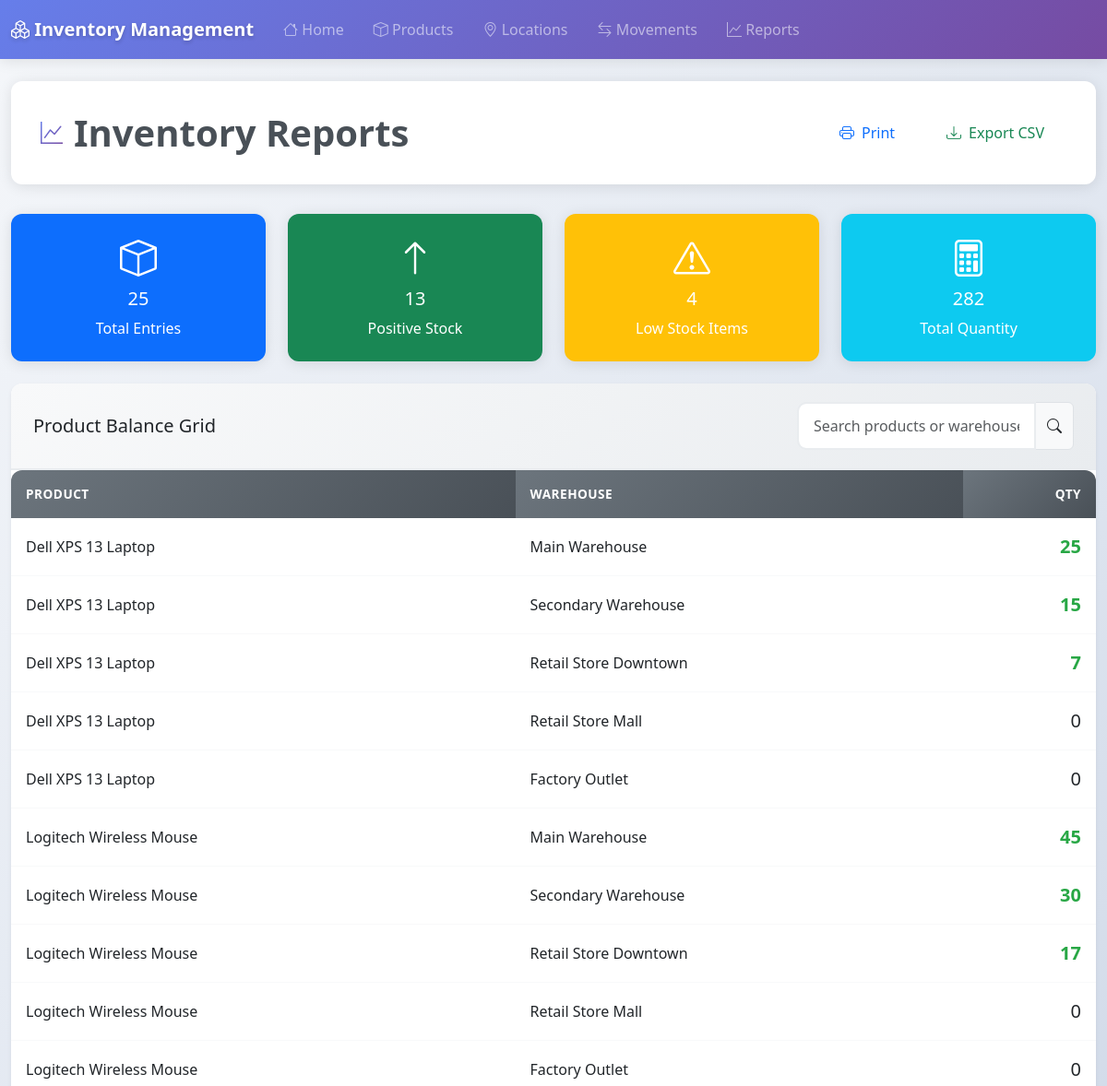
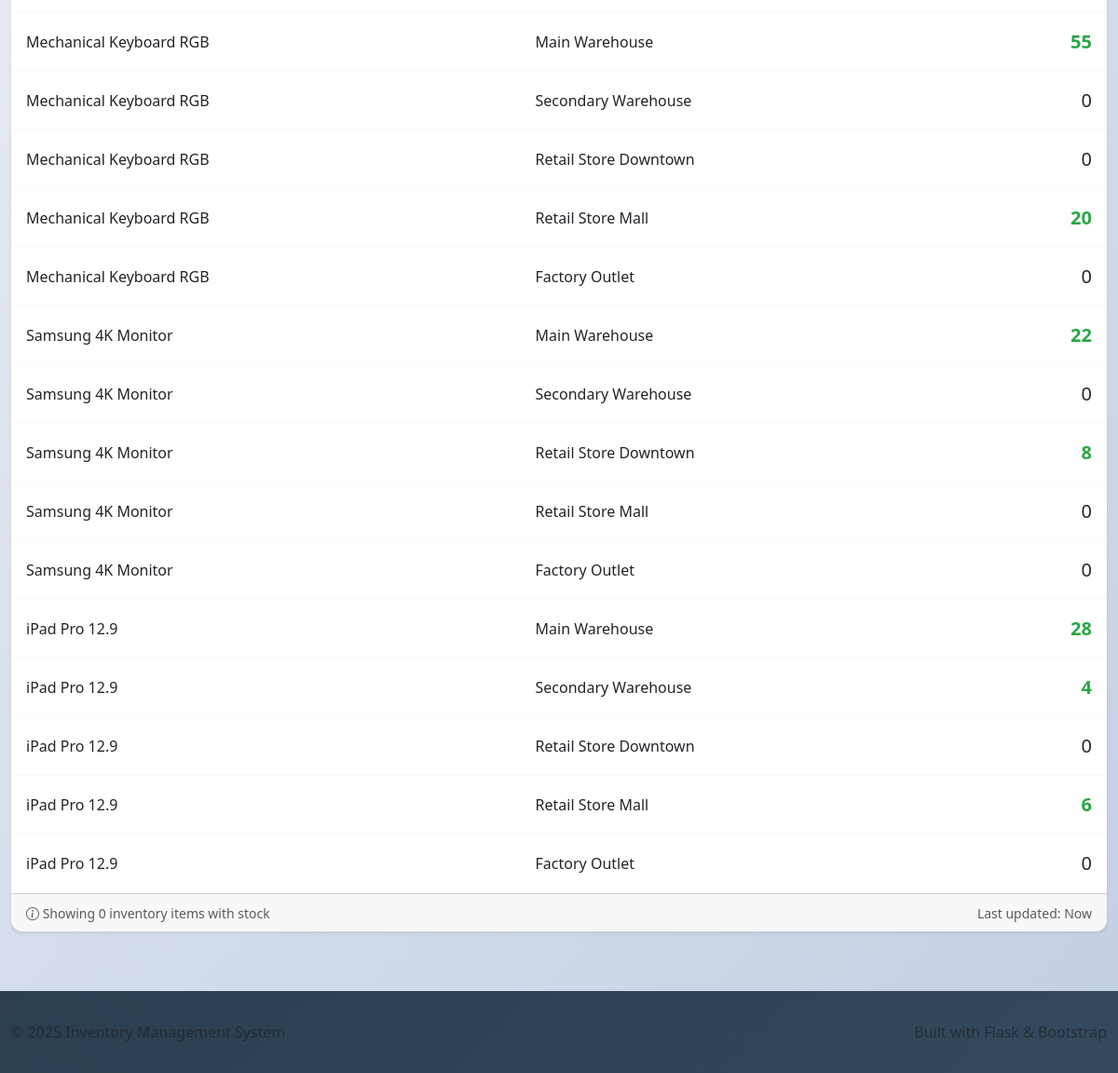
Page /reports on the committed database (2 pictures, top to bottom).
### models.py (models this page shows, shortened)
class Product(db.Model):
    __tablename__ = 'products'
    product_id = db.Column(db.String(50), primary_key=True)
    name = db.Column(db.String(100), nullable=False)
    description = db.Column(db.Text)
    total_qty = db.Column(db.Integer, nullable=False, default=0)
    movements = db.relationship('ProductMovement', backref='product', lazy=True)
    def get_balance_at_location(self, location_id):
        incoming = db.session.query(db.func.sum(ProductMovement.qty)).filter(
            ProductMovement.product_id == self.product_id,
            ProductMovement.to_location == location_id
        ).scalar() or 0
        outgoing = db.session.query(db.func.sum(ProductMovement.qty)).filter(
            ProductMovement.product_id == self.product_id,
            ProductMovement.from_location == location_id
        ).scalar() or 0
        return incoming - outgoing

class Location(db.Model):
    __tablename__ = 'locations'
    location_id = db.Column(db.String(50), primary_key=True)
    name = db.Column(db.String(100), nullable=False)
    address = db.Column(db.String(200))
    movements_from = db.relationship('ProductMovement', foreign_keys='ProductMovement.from_location', backref='from_loc', lazy=True)
    movements_to = db.relationship('ProductMovement', foreign_keys='ProductMovement.to_location', backref='to_loc', lazy=True)

### routes.py (the view)
@main.route('/reports')
def reports():
    products = Product.query.all()
    locations = Location.query.all()
    grid_data = []
    for product in products:
        for location in locations:
            balance = product.get_balance_at_location(location.location_id)
            grid_data.append({
                'Product': product.name,
                'Warehouse': location.name,
                'Qty': balance,
                'product_id': product.product_id,
                'location_id': location.location_id
            })
    total_quantity = sum(item['Qty'] for item in grid_data)
    positive_items = len([item for item in grid_data if item['Qty'] > 0])
    low_stock_items = len([item for item in grid_data if 0 < item['Qty'] <= 10])
    return render_template('reports.html',
                         grid_data=grid_data,
                         total_quantity=total_quantity,
                         positive_items=positive_items,
                         low_stock_items=low_stock_items)

### templates/reports.html (shortened to what this page needs)
{% extends "base.html" %}
{% block content %}
<div class="page-header">
    <h1 class="page-title">
        <i class="bi bi-graph-up"></i>
        Inventory Reports
    </h1>
    <div class="d-flex gap-2">
        <button type="button" class="btn btn-outline-primary" onclick="printReport()">
            <i class="bi bi-printer me-2"></i>Print
        </button>
        <button type="button" class="btn btn-outline-success" onclick="exportReport()">
            <i class="bi bi-download me-2"></i>Export CSV
        </button>
    </div>
</div>
<div class="row mb-4">
    <div class="col-md-3">
        <div class="card border-0 bg-primary text-white">
            <div class="card-body text-center">
                <div class="display-6 mb-2">
                    <i class="bi bi-box"></i>
                </div>
                <h5>{{ grid_data|length }}</h5>
                <p class="mb-0">Total Entries</p>
            </div>
        </div>
    </div>
    <div class="col-md-3">
        <div class="card border-0 bg-success text-white">
            <div class="card-body text-center">
                <div class="display-6 mb-2">
                    <i class="bi bi-arrow-up"></i>
                </div>
                <h5>{{ positive_items }}</h5>
                <p class="mb-0">Positive Stock</p>
            </div>
        </div>
    </div>
    <div class="col-md-3">
        <div class="card border-0 bg-warning text-white">
            <div class="card-body text-center">
                <div class="display-6 mb-2">
                    <i class="bi bi-exclamation-triangle"></i>
                </div>
                <h5>{{ low_stock_items }}</h5>
                <p class="mb-0">Low Stock Items</p>
            </div>
        </div>
    </div>
    <div class="col-md-3">
        <div class="card border-0 bg-info text-white">
            <div class="card-body text-center">
                <div class="display-6 mb-2">
                    <i class="bi bi-calculator"></i>
                </div>
                <h5>{{ total_quantity }}</h5>
                <p class="mb-0">Total Quantity</p>
            </div>
        </div>
    </div>
</div>
{% if grid_data %}
<div class="card border-0 shadow-sm">
    <div class="card-header d-flex justify-content-between align-items-center">
        <h5 class="mb-0">Product Balance Grid</h5>
        <div class="input-group" style="width: 300px;">
            <input type="text" class="form-control" id="searchFilter" placeholder="Search products or warehouses...">
            <span class="input-group-text">
                <i class="bi bi-search"></i>
            </span>
        </div>
    </div>
    <div class="card-body p-0">
        <div class="table-responsive">
            <table class="table table-hover mb-0" id="balanceGrid">
                <thead>
                    <tr>
                        <th>Product</th>
                        <th>Warehouse</th>
                        <th class="text-end">Qty</th>
                    </tr>
                </thead>
                <tbody>
                    {% for item in grid_data %}
                    <tr>
                        <td>{{ item.Product }}</td>
                        <td>{{ item.Warehouse }}</td>
                        <td class="text-end">
                            <span class="fs-5 {% if item.Qty > 0 %}quantity-positive{% elif item.Qty < 0 %}quantity-negative{% else %}quantity-zero{% endif %}">
                                {{ item.Qty }}
                            </span>
                        </td>
                    </tr>
                    {% endfor %}
                </tbody>
            </table>
        </div>
    </div>
    <div class="card-footer text-muted">
        <div class="row">
            <div class="col-md-6">
                <small><i class="bi bi-info-circle"></i> Showing {{ inventory_data|length }} inventory items with stock</small>
            </div>
            <div class="col-md-6 text-end">
                <small>Last updated: {{ moment().format('MMMM Do YYYY, h:mm:ss a') if moment is defined else 'Now' }}</small>
            </div>
        </div>
    </div>
</div>
{% endif %}
{% endblock %}

### templates/base.html (style rules this page uses)
:root { --primary-gradient: linear-gradient(135deg, #667eea 0%, #764ba2 100%); --success-gradient: linear-gradient(135deg, #11998e 0%, #38ef7d 100%); --warning-gradient: linear-gradient(135deg, #f093fb 0%, #f5576c 100%); --info-gradient: linear-gradient(135deg, #4facfe 0%, #00f2fe 100%); --shadow-soft: 0 2px 15px rgba(0,0,0,0.1); --shadow-hover: 0 5px 25px rgba(0,0,0,0.15); --border-radius: 12px; }
body { font-family: 'Segoe UI', Tahoma, Geneva, Verdana, sans-serif; background: linear-gradient(135deg, #f5f7fa 0%, #c3cfe2 100%); min-height: 100vh; }
.card { border: none; border-radius: var(--border-radius); box-shadow: var(--shadow-soft); transition: all 0.3s ease; background: white; }
.card-header { background: linear-gradient(135deg, #f8f9fa 0%, #e9ecef 100%); font-weight: 600; border-radius: var(--border-radius) var(--border-radius) 0 0 !important; padding: 1.25rem 1.5rem; border-bottom: 2px solid #e9ecef; }
.card-body { padding: 1.5rem; }
.btn { border-radius: 25px; font-weight: 500; padding: 0.6rem 1.5rem; transition: all 0.3s ease; border: none; }
.table { border-radius: var(--border-radius); overflow: hidden; }
.table th { background: linear-gradient(135deg, #6c757d 0%, #495057 100%); color: white; font-weight: 600; text-transform: uppercase; font-size: 0.85rem; letter-spacing: 0.5px; padding: 1rem; border: none; }
.table td { padding: 1rem; vertical-align: middle; border-color: #f8f9fa; }
.form-control, .form-select { border-radius: 10px; border: 2px solid #e9ecef; padding: 0.75rem 1rem; transition: all 0.3s ease; }
.quantity-positive { color: #28a745; font-weight: bold; font-size: 1.1rem; }
.page-header { background: white; padding: 2rem; border-radius: var(--border-radius); box-shadow: var(--shadow-soft); margin-bottom: 2rem; display: flex; justify-content: space-between; align-items: center; flex-wrap: wrap; gap: 1rem; }
.page-title { margin: 0; color: #495057; font-weight: 700; display: flex; align-items: center; gap: 0.75rem; }
.page-title i { font-size: 1.5rem; background: var(--primary-gradient); -webkit-background-clip: text; -webkit-text-fill-color: transparent; background-clip: text; }

### rows in the picture
Product: Product "Dell XPS 13 Laptop" "Dell XPS 13 Laptop" "Dell XPS 13 Laptop" "Dell XPS 13 Laptop" "Dell XPS 13 Laptop"
Location: Warehouse "Main Warehouse" "Main Warehouse" "Main Warehouse" "Main Warehouse" "Main Warehouse"
Location: Warehouse "Secondary Warehouse" "Secondary Warehouse" "Secondary Warehouse" "Secondary Warehouse" "Secondary Warehouse"
Location: Warehouse "Retail Store Downtown" "Retail Store Downtown" "Retail Store Downtown" "Retail Store Downtown" "Retail Store Downtown"
Location: Warehouse "Retail Store Mall" "Retail Store Mall" "Retail Store Mall" "Retail Store Mall" "Retail Store Mall"
Location: Warehouse "Factory Outlet" "Factory Outlet" "Factory Outlet" "Factory Outlet" "Factory Outlet"
Product: Product "Logitech Wireless Mouse" "Logitech Wireless Mouse" "Logitech Wireless Mouse" "Logitech Wireless Mouse" "Logitech Wireless Mouse"
Product: Product "Mechanical Keyboard RGB" "Mechanical Keyboard RGB" "Mechanical Keyboard RGB" "Mechanical Keyboard RGB" "Mechanical Keyboard RGB"
Product: Product "Samsung 4K Monitor" "Samsung 4K Monitor" "Samsung 4K Monitor" "Samsung 4K Monitor" "Samsung 4K Monitor"
Product: Product "iPad Pro 12.9" "iPad Pro 12.9" "iPad Pro 12.9" "iPad Pro 12.9" "iPad Pro 12.9"

### other values in the picture
{{ grid_data|length }} "25"
{{ positive_items }} "13"
{{ low_stock_items }} "4"
{{ total_quantity }} "282"
{{ item.Qty }} "25" "15" "7" "0" "0" "45" "30" "17" "0" "0" "55" "0" "0" "20" "0" "22" "0" "8" "0" "0" "28" "4" "0" "6" "0"
{{ inventory_data|length }} "0"
